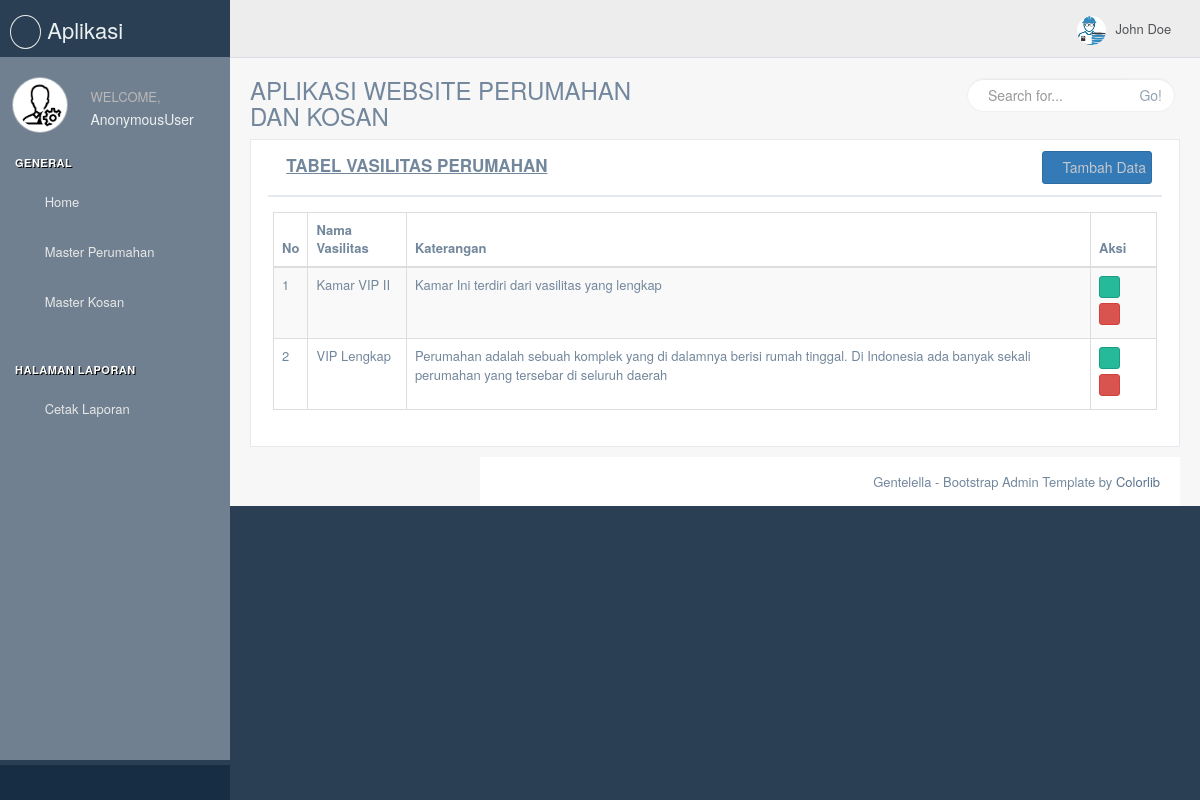
The app's page /Vasilitas_perumahan/ with its own data.
### Aplikasi_Web_Perumahan2022/models.py (models this page shows, shortened)
class Model_vasilitas_perumahan(models.Model):
	nama_vasilitas	= models.CharField(max_length = 1200)
	keterangan	=models.CharField(max_length = 25)
	published = models.DateTimeField(auto_now_add = True)
	updated = models.DateTimeField(auto_now = True)

### Aplikasi_Web_Perumahan2022/views.py (the view)
# urls.py: url(r'^Vasilitas_perumahan/$',Data_vasilitas_perumahan, name="Vasilitas_perumahan"),
def Data_vasilitas_perumahan(request):
	tampil = Model_vasilitas_perumahan.objects.all()
	context = {
	'tampil': tampil,
	}
	return render(request, 'Master_data/data_vasilitas_perumahan/tabel.html',  context)

### Aplikasi_Web_Perumahan2022/templates/Master_data/data_vasilitas_perumahan/tabel.html (shortened to what this page needs)
{% include "head_atas.html" %}
            <div class="row">
              <div class="col-md-12 col-sm-12 col-xs-12">
                <div class="x_panel">
                  <div class="x_title">
                    <h2><i class="fa fa-building-o"></i><b><u>TABEL VASILITAS PERUMAHAN</u></b></h2>
                    <ul class="nav navbar-right panel_toolbox">
                      <li><a href="{% url 'Tambah_vasilitas_perumahan' %}" class="btn btn-sm btn-primary"><i class="fa fa-plus"></i> Tambah Data</a>
                      </li>
                    </ul>
                    <div class="clearfix"></div>
                  </div>
                  <div class="x_content">
                    <table id="datatable-buttons" class="table table-striped table-bordered">
                      <thead>
                        <tr>
                          <th>No</th>
                          <th>Nama Vasilitas</th>
                          <th>Katerangan</th>
                          <th>Aksi</th>
                        </tr>
                      </thead>
                      <tbody>
                        {% for tampil in tampil %}
                        <tr>
                          <td>{{forloop.counter}}</td>
                          <td>{{tampil.nama_vasilitas}}</td>
                          <td>{{tampil.keterangan}}</td>
                          <td>
<a href="{% url 'edit_vasilitas_perumahan' tampil.id %}" class="btn btn-xs btn-success" title="Edit" onclick="return confirm('Apakah Anda Yakin Ingin Mengedit Data')">
      <i class="ace-icon fa fa-pencil bigger-130"></i>
      </a>
<a href="{% url 'hapus_vasilitas_perumahan' tampil.id %}" class="btn btn-xs btn-danger" title="Hapus" onclick="return confirm('Apakah Anda Yakin Ingin Menghapus Data')">
      <i class="ace-icon fa fa-trash-o bigger-130"></i>
      </a>
  </td>
                        </tr>
                        {% endfor %}
                      </tbody>
                    </table>
                  </div>
                </div>
              </div>
        </div>
{% include "head_bawah.html" %}

### records on screen
Model_vasilitas_perumahan: nama_vasilitas "Kamar VIP II", keterangan "Kamar Ini terdiri dari vasilitas yang lengkap"
Model_vasilitas_perumahan: nama_vasilitas "VIP Lengkap", keterangan "Perumahan adalah sebuah komplek yang di dalamnya berisi rumah tinggal. Di Indonesia ada banyak sekali perumahan yang tersebar di seluruh daerah"

### other values on screen
{{ user }} "AnonymousUser"
